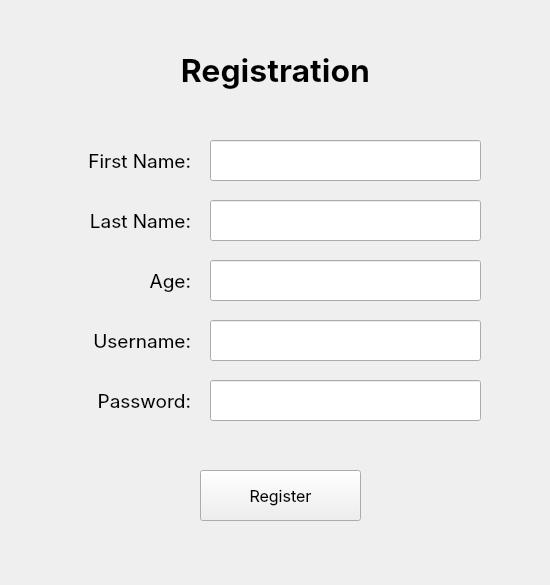
<?xml version="1.0" encoding="UTF-8"?>
<ui version="4.0">
 <class>Form</class>
 <widget class="QWidget" name="Form">
  <property name="geometry">
   <rect>
    <x>0</x>
    <y>0</y>
    <width>550</width>
    <height>585</height>
   </rect>
  </property>
  <property name="windowTitle">
   <string>Form</string>
  </property>
  <widget class="QLabel" name="label">
   <property name="geometry">
    <rect>
     <x>0</x>
     <y>40</y>
     <width>551</width>
     <height>61</height>
    </rect>
   </property>
   <property name="font">
    <font>
     <family>Inter</family>
     <pointsize>24</pointsize>
     <weight>75</weight>
     <bold>true</bold>
    </font>
   </property>
   <property name="text">
    <string>Registration</string>
   </property>
   <property name="alignment">
    <set>Qt::AlignCenter</set>
   </property>
  </widget>
  <widget class="QLabel" name="label_2">
   <property name="geometry">
    <rect>
     <x>30</x>
     <y>140</y>
     <width>161</width>
     <height>41</height>
    </rect>
   </property>
   <property name="font">
    <font>
     <family>Inter</family>
     <pointsize>14</pointsize>
     <weight>50</weight>
     <bold>false</bold>
    </font>
   </property>
   <property name="text">
    <string>First Name:</string>
   </property>
   <property name="alignment">
    <set>Qt::AlignRight|Qt::AlignTrailing|Qt::AlignVCenter</set>
   </property>
  </widget>
  <widget class="QLabel" name="label_3">
   <property name="geometry">
    <rect>
     <x>30</x>
     <y>200</y>
     <width>161</width>
     <height>41</height>
    </rect>
   </property>
   <property name="font">
    <font>
     <family>Inter</family>
     <pointsize>14</pointsize>
     <weight>50</weight>
     <bold>false</bold>
    </font>
   </property>
   <property name="text">
    <string>Last Name:</string>
   </property>
   <property name="alignment">
    <set>Qt::AlignRight|Qt::AlignTrailing|Qt::AlignVCenter</set>
   </property>
  </widget>
  <widget class="QLabel" name="label_4">
   <property name="geometry">
    <rect>
     <x>30</x>
     <y>260</y>
     <width>161</width>
     <height>41</height>
    </rect>
   </property>
   <property name="font">
    <font>
     <family>Inter</family>
     <pointsize>14</pointsize>
     <weight>50</weight>
     <bold>false</bold>
    </font>
   </property>
   <property name="text">
    <string>Age:</string>
   </property>
   <property name="alignment">
    <set>Qt::AlignRight|Qt::AlignTrailing|Qt::AlignVCenter</set>
   </property>
  </widget>
  <widget class="QLabel" name="label_5">
   <property name="geometry">
    <rect>
     <x>30</x>
     <y>320</y>
     <width>161</width>
     <height>41</height>
    </rect>
   </property>
   <property name="font">
    <font>
     <family>Inter</family>
     <pointsize>14</pointsize>
     <weight>50</weight>
     <bold>false</bold>
    </font>
   </property>
   <property name="text">
    <string>Username:</string>
   </property>
   <property name="alignment">
    <set>Qt::AlignRight|Qt::AlignTrailing|Qt::AlignVCenter</set>
   </property>
  </widget>
  <widget class="QLabel" name="label_6">
   <property name="geometry">
    <rect>
     <x>30</x>
     <y>380</y>
     <width>161</width>
     <height>41</height>
    </rect>
   </property>
   <property name="font">
    <font>
     <family>Inter</family>
     <pointsize>14</pointsize>
     <weight>50</weight>
     <bold>false</bold>
    </font>
   </property>
   <property name="text">
    <string>Password:</string>
   </property>
   <property name="alignment">
    <set>Qt::AlignRight|Qt::AlignTrailing|Qt::AlignVCenter</set>
   </property>
  </widget>
  <widget class="QLineEdit" name="regFirstName">
   <property name="geometry">
    <rect>
     <x>210</x>
     <y>140</y>
     <width>271</width>
     <height>41</height>
    </rect>
   </property>
   <property name="font">
    <font>
     <family>Inter</family>
     <pointsize>12</pointsize>
    </font>
   </property>
   <property name="text">
    <string/>
   </property>
  </widget>
  <widget class="QLineEdit" name="regLastName">
   <property name="geometry">
    <rect>
     <x>210</x>
     <y>200</y>
     <width>271</width>
     <height>41</height>
    </rect>
   </property>
   <property name="font">
    <font>
     <family>Inter</family>
     <pointsize>12</pointsize>
    </font>
   </property>
   <property name="text">
    <string/>
   </property>
  </widget>
  <widget class="QLineEdit" name="regAge">
   <property name="geometry">
    <rect>
     <x>210</x>
     <y>260</y>
     <width>271</width>
     <height>41</height>
    </rect>
   </property>
   <property name="font">
    <font>
     <family>Inter</family>
     <pointsize>12</pointsize>
    </font>
   </property>
   <property name="text">
    <string/>
   </property>
  </widget>
  <widget class="QLineEdit" name="regUsername">
   <property name="geometry">
    <rect>
     <x>210</x>
     <y>320</y>
     <width>271</width>
     <height>41</height>
    </rect>
   </property>
   <property name="font">
    <font>
     <family>Inter</family>
     <pointsize>12</pointsize>
    </font>
   </property>
   <property name="text">
    <string/>
   </property>
  </widget>
  <widget class="QLineEdit" name="regPassword">
   <property name="geometry">
    <rect>
     <x>210</x>
     <y>380</y>
     <width>271</width>
     <height>41</height>
    </rect>
   </property>
   <property name="font">
    <font>
     <family>Inter</family>
     <pointsize>12</pointsize>
    </font>
   </property>
   <property name="text">
    <string/>
   </property>
  </widget>
  <widget class="QPushButton" name="regBtn">
   <property name="geometry">
    <rect>
     <x>200</x>
     <y>470</y>
     <width>161</width>
     <height>51</height>
    </rect>
   </property>
   <property name="font">
    <font>
     <family>Inter</family>
     <pointsize>12</pointsize>
    </font>
   </property>
   <property name="text">
    <string>Register</string>
   </property>
  </widget>
 </widget>
 <resources/>
 <connections/>
</ui>
